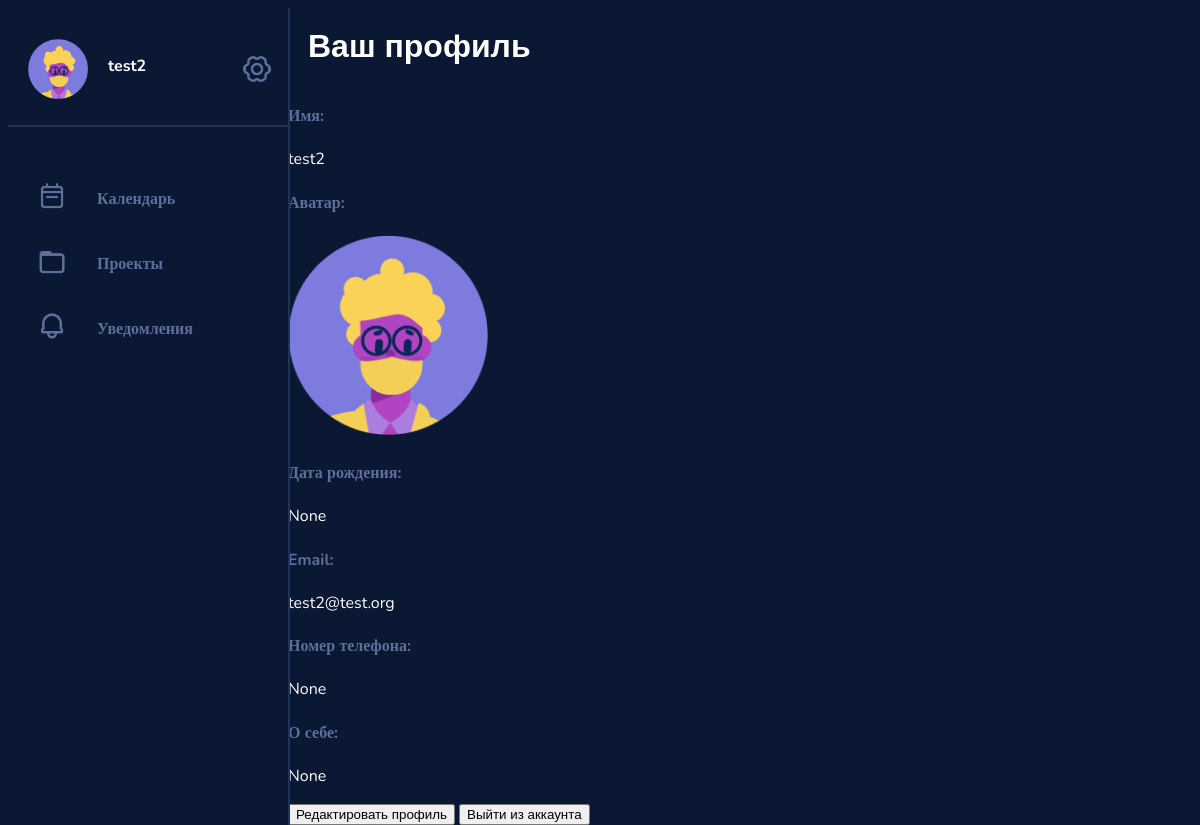
The app's page /profile (signed in), older data.
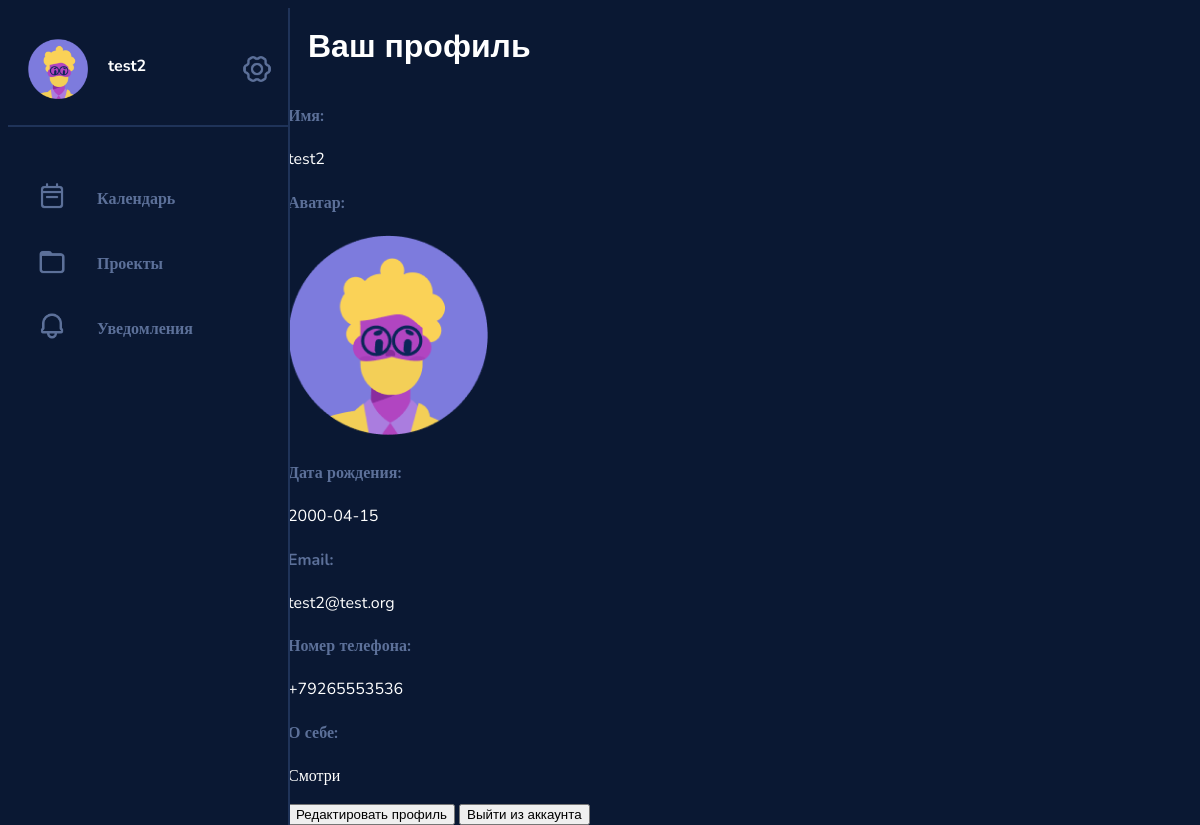
The same page, newer data.
### data/users.py (models this page shows, shortened)
class User(SqlAlchemyBase, UserMixin, SerializerMixin):
    __tablename__ = 'users'
    id = sqlalchemy.Column(sqlalchemy.Integer, primary_key=True, autoincrement=True)
    login = sqlalchemy.Column(sqlalchemy.String, nullable=True)
    password = sqlalchemy.Column(sqlalchemy.String, nullable=True)
    email = sqlalchemy.Column(sqlalchemy.String, index=True, unique=True, nullable=True)
    phone = sqlalchemy.Column(sqlalchemy.String, index=True, unique=True, nullable=True)
    name = sqlalchemy.Column(sqlalchemy.String, nullable=True)
    birth_date = sqlalchemy.Column(sqlalchemy.DateTime, nullable=True)
    bio = sqlalchemy.Column(sqlalchemy.String, nullable=True)
    projects = sqlalchemy.Column(sqlalchemy.String, nullable=True, default=None)
    tasks = sqlalchemy.Column(sqlalchemy.String, nullable=True, default=None)
    picture = sqlalchemy.Column(sqlalchemy.Integer, nullable=True)

### services/profile.py (the view)
@blueprint.route('/profile')
@login_required
def profile():
    user_id = flask_login.current_user.id
    db_sess = session.create_session()
    user = db_sess.query(User).get(user_id)
    return render_template('profile.html', title='Verk | Profile', name=user.name, id=user_id, email=user.email,
                           list_of_avatars=list_of_avatars, avatar=user.picture, phone=user.phone,
                           birth_date=str(user.birth_date).split()[0], bio=user.bio)

### data/db_session.py (called while the page is built)
def create_session() -> Session:
    global __factory
    return __factory()

### funcs.py (called while the page is built)
@login_manager.user_loader
def load_user(user_id):
    return db_session.query(User).get(user_id)

### templates/profile.html (shortened to what this page needs)
<!DOCTYPE html>
<html>
<head>
    <link href="/static/style.css" rel="stylesheet" type="text/css" />
</head>
<body>
{% extends "base.html" %}
{% block content %}
<div class="viewport">
        <div class="profile_info">
            <h1>Ваш профиль</h1>
            <h4>Имя:</h4>
            <p>{{name}}</p>
            <h4>Аватар:</h4>
            <img src={{list_of_avatars[avatar]}}>
            <h4>Дата рождения:</h4>
            <p>{{birth_date}}</p>
            <h4>Email:</h4>
            <p>{{email}}</p>
            <h4>Номер телефона:</h4>
            <p>{{phone}}</p>
            <h4>О себе:</h4>
            <p>{{bio}}</p>
            <button type="submit" onclick="window.location.href='/profile_edit/{{id}}';" value="add_new">Редактировать профиль</button>
            <button type="submit" onclick="window.location.href='/';" value="add_new">Выйти из аккаунта</button>
        </div>
    </div>
{% endblock %}

### templates/base.html (shortened to what this page needs)
<!DOCTYPE html>
<html>
<head>
    <link href="/static/style.css" rel="stylesheet" type="text/css" />
</head>
<body>
    <aside>
        <div class="account_menu">
            <div class="profile_pic">
                <img src="{{list_of_avatars[avatar]}}">
            </div>
            <div class="greeting">
                <h3><a href="/profile/{{id}}">{{name}}</a></h3>
            </div>
            <div class="icon">
                <img src="/static/icons/settings.png">
            </div>
        </div>
        <div class="page_menu">
            <div class="page_element">
                <div class="icon">
                    <img src="/static/icons/calendar.png">
                </div>
                <h4><a href="/agenda/{{id}}">Календарь</a></h4>
            </div>
            <div class="page_element">
                <div class="icon">
                    <img src="/static/icons/folder.png">
                </div>
                <h4><a href="/projects/{{id}}">Проекты</a></h4>
            </div>
            <div class="page_element">
                <div class="icon">
                    <img src="/static/icons/notifications.png">
                </div>
                <h4><a href="/notifications/{{id}}">Уведомления</a></h4>
            </div>
        </div>
    </aside>
{% block content %}{% endblock %}
</body>
</html>

Row changes from the older to the newer data that the page shows:
changed User "test2": phone (not shown) → "+79265553536"; bio (not shown) → "Смотри"
Text that changed along with them:
{{ birth_date }}: "None" → "2000-04-15"
{{ phone }}: "None" → (not shown)
{{ bio }}: "None" → (not shown)
